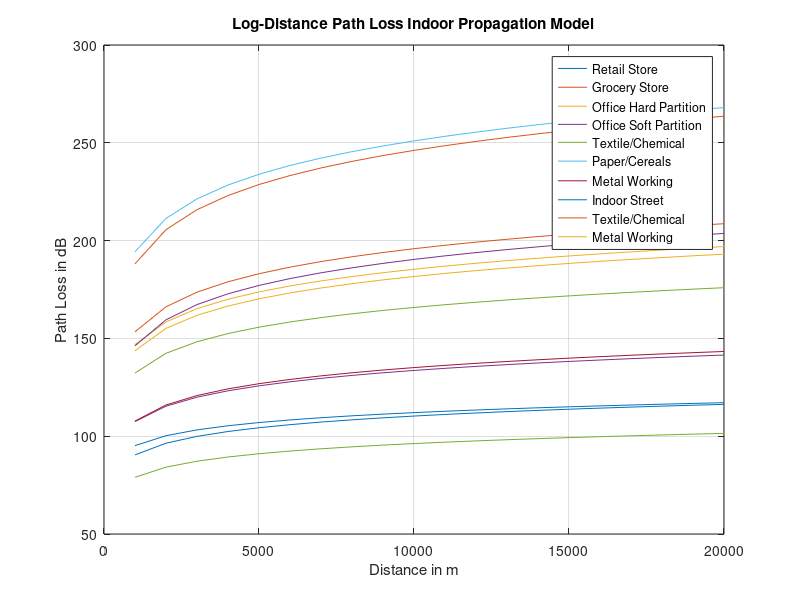

MATLAB code for this plot:
% Analysis of Log-distance path loss propagation model (w/ & w/o Shadow)
clc
close all;

with_shadowing = input("w/ Shadowing? ");
Fixed_Distance = input("Enter the reference distance: ");
Arbitrary_Distance = 1e3 : 1e3 : 20e3;
% Values must be between 1.6 to 6
Path_Loss_Exponent = rand(1,12)*(6-1.6) + 1.6;
Frequency = randi([900, 4000], 1,12);
Sigma = rand(1,12)*(15-3) + 3;
X = zeros(1,12);

for i = 1:12
    Lambda(i) = 3e8 / (Frequency(i) * 10 ^ 6);
    PL_D0(i) = 10 * log10(((4 * pi * Fixed_Distance) / Lambda(i)) ^ 2);
    if(with_shadowing)
        X(i) = Sigma(i) * randn(size(PL_D0(i)));
    end
end
for i = 1:12
    for j = 1:20
        Path_Loss(i, j) = PL_D0(i) + 10 * Path_Loss_Exponent(i) * log10(Arbitrary_Distance(j) / Fixed_Distance)...
            + X(i);
    end
end

plot(Arbitrary_Distance, Path_Loss);
legend("Retail Store", "Grocery Store", "Office Hard Partition", "Office Soft Partition", "Textile/Chemical",...
    "Paper/Cereals", "Metal Working", "Indoor Street", "Textile/Chemical", "Metal Working");
xlabel("Distance in m");
ylabel("Path Loss in dB");
title("Log-Distance Path Loss Indoor Propagation Model");
grid on;
